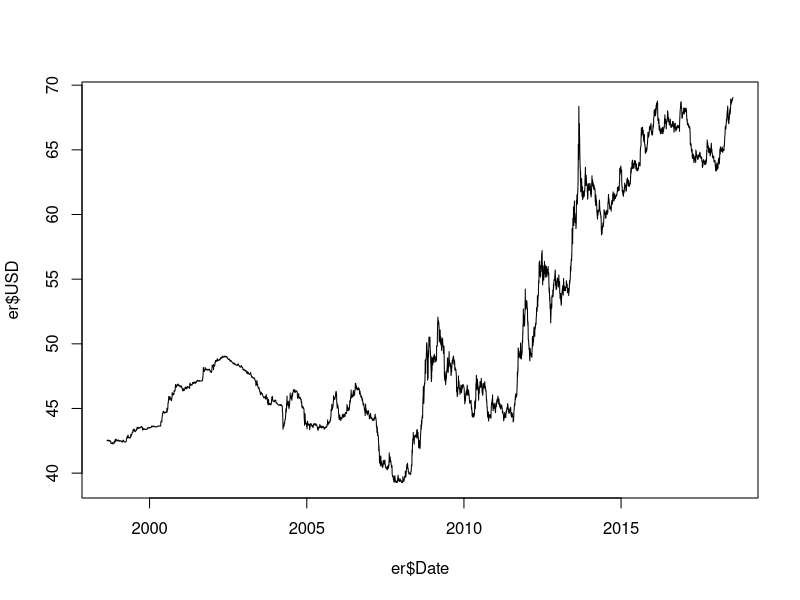
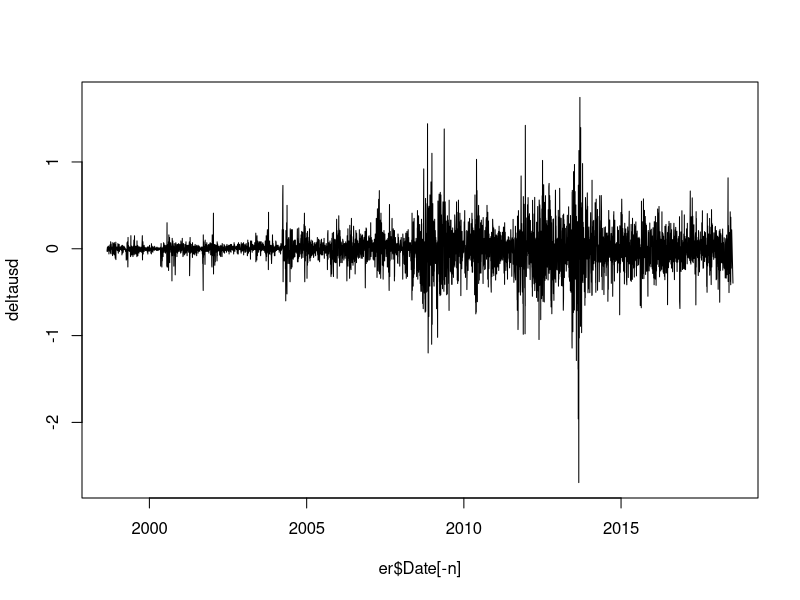
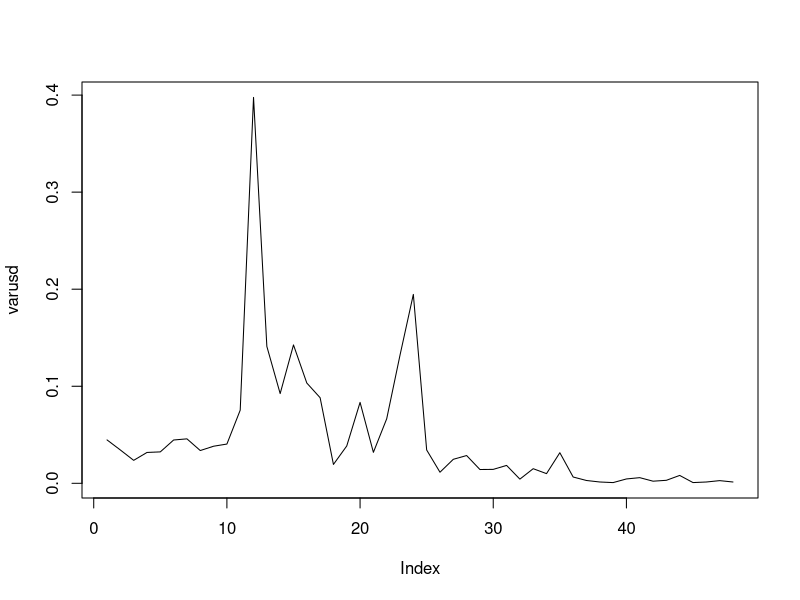
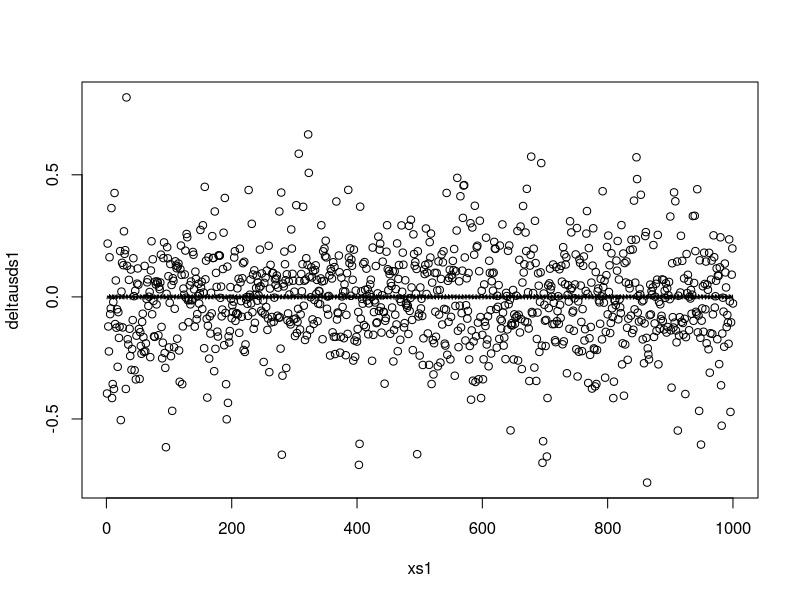
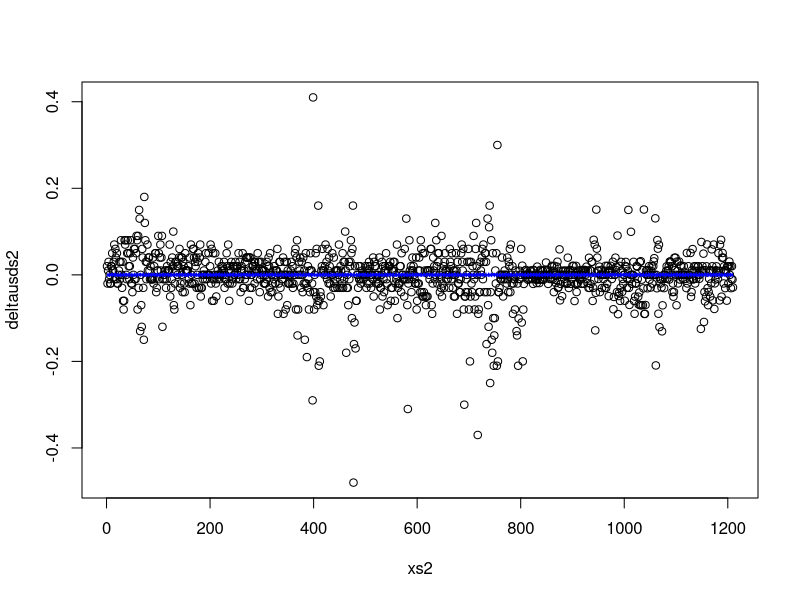

R code for these plots, in order: (Note: a time limit stopped this script after it produced the figures.)
# ================= Estimation of INR-USD Exchange Rate ================= #

# The loading of dataset from the xls file can be done easily with the
# read_excel function in the readxl package. The date variable is in character
# format, and is converted to the date-datatype in R.
library(readxl)
er <- read_excel("Exchange Rate Daily.xls")
er$Date <- as.Date(er$Date, format = "%d/%m/%Y")

# The number of observations can be found with the length of first column.
n <- length(er[[1]])

# The supposedly volatile data can be first-order differenced, and is then
# plotted.
deltausd <- diff(er$USD)
plot(er$Date, er$USD, type="l")
plot(er$Date[-n], deltausd, type="l")

# --------------------- 1. Splitting Dataset --------------------- #

# The calculation of change in variance from period to period is done with
# breaking the data in several small intervals. The plot gives us a visual
# representation of how the variance of several periods in the data is
# significantly different.

varusd <- NULL
br <- 100

for (i in 1:(n/br))
{
  varusd[i] <- var(
    deltausd[
      ((br*(i-1))+1) : (br*i)
    ]
  )
}

plot(varusd, type="l")

# Now, the data seems to begin with unstable variance at 10th break, which then
# ends at 37th break.

deltausds1 <- deltausd[1:(10*br)]
deltausdv <- deltausd[(10*br + 1):(36*br - 1)]
deltausds2 <- deltausd[(36*br):n-1]

xs1 <- 1:length(deltausds1)
xv <- 1:length(deltausdv)
xs2 <- 1:length(deltausds2)





# ------------------ 2. Estimating Stable Periods ------------------ #

init_parameters_stable <- list(alpha = 1, beta = 10)

model_nls_stable1 <- nls(deltausds1 ~ alpha*cos(beta*xs1), start = init_parameters_stable)
summary(model_nls_stable1)

# The line function plots the difference between actual trend and fitted model
plot(xs1, deltausds1)
lines(xs1, fitted(model_nls_stable1))

resids1 <- deltausds1 - fitted(model_nls_stable1)









# Regression for s2 . . .

init_parameters_stable <- list(alpha = 0.5, beta = 10)

model_nls_stable2 <- nls(deltausds2 ~ alpha*cos(beta*xs2), start = init_parameters_stable)
summary(model_nls_stable2)

# The line function plots the difference between actual trend and fitted model
plot(xs2, deltausds2)
lines(xs2, fitted(model_nls_stable2), col = 'blue')

resids2 <- deltausds2 - fitted(model_nls_stable2)









# Regression for v . . .

wf <- function(x,n,a,b)
{
  v <- NULL
  for(j in 1:n)
  {
    v[j] <- (a^j)*cos((b^j)*x)
  }
  return(sum(v))
}

deltausdv_std <- NULL
for (i in deltausdv) {
  if (i < 0) deltausdv_std <- deltausdv + sd(resids1)
  else deltausdv_std <- deltausdv - sd(resids1)
}

est_function <- function(parameters) {
  
  # Generating y-variable according to the Weierstrass function - first and
  # second parameters are a and b while third one is the wf_iteration
  y <- NULL
  for (i in 1:n) {
    y[i] <- wf(i,parameters[1],parameters[2],parameters[3])
  }
  
  return( sum( (deltausdv_std - y)^2 ) )
}

# The setup to find the required coefficients are as below.

val <- NULL
for (i in seq(0,10, by = 0.5))
{
  for (j in seq(0,10, by = 0.5))
  {
    for (k in 2:20)
    {
      temp_est <- optim(c(k,i,j) , est_function)
      val <- rbind(  val,  c(temp_est$par,temp_est$value) )
    }
  }
}

# The parameters with the minimum residual sum squared according to the optim
# function.
est_parameters1 <- val[val[,4] == min(val[,4])][1:3]
# est_parameters1 <- c(5.250519, 1.376494, 99.367226)

# Estimated wf_iteration with this method
wf_iteration_est1 <- round(est_parameters1[1],0)

# Estimated y with the above parameters
y_est1 <- NULL
for (i in 1:length(xv)) {
  y_est1[i] <- wf(i , wf_iteration_est1, est_parameters1[2], est_parameters1[3])
}

plot(xv, deltausdv)
lines(xv, y_est1, col = 'blue')







est_function <- function(parameters) {
  
  # Generating y-variable according to the Weierstrass function - first and
  # second parameters are a and b while third one is the wf_iteration
  y <- NULL
  for (i in 1:length(xv)) {
    y[i] <- wf(i,parameters[1],parameters[2],parameters[3])
  }
  
  return( sum( (deltausdv_std - y)^2 ) )
}

val <- NULL
for (i in seq(0,1, by = 0.005))
{
  for (j in seq(0,10, by = 1))
  {
    for (k in 2:20)
    {
      temp_est <- optim(c(k,i,j) , est_function)
      val <- rbind(  val,  c(temp_est$par,temp_est$value) )
    }
  }
}
# The parameters with the minimum residual sum squared according to the optim
# function.
est_parameters1 <- val[val[,4] == min(val[,4])][1:3]
# est_parameters1 <- c(5.70162558, 0.02856102, 8.41170090)

# Estimated wf_iteration with this method
wf_iteration_est1 <- round(est_parameters1[1],0)

# Estimated y with the above parameters
y_est1 <- NULL
for (i in 1:length(xv)) {
  y_est1[i] <- wf(i , wf_iteration_est1, est_parameters1[2], est_parameters1[3])
}

plot(xv, deltausdv_std)
lines(xv, y_est1, col = 'blue')
